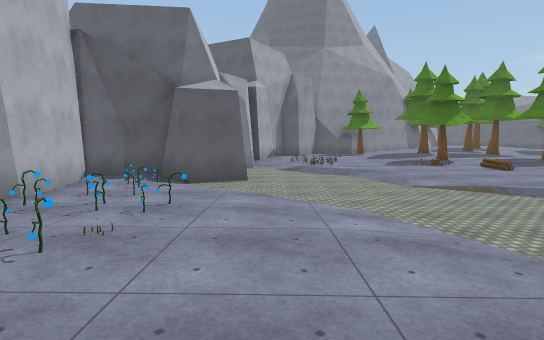
view 1 (above)

20 first-person views from a walk through a Unity game level. The camera is 1.5 m above the floor, tilts 6° down and sees 80° across. The floor is counted in squares, 2 m on a side. Each view is taken from the middle of a square. On the plan, view 1 faces up. The plan holds only what a view shows up to about 11 squares ahead; the rest is blank. The place goes on beyond the plan. Surface patterns are stand-ins for the level's own textures.

view 2
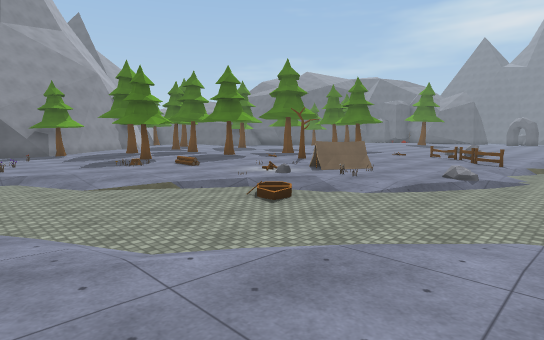

view 3
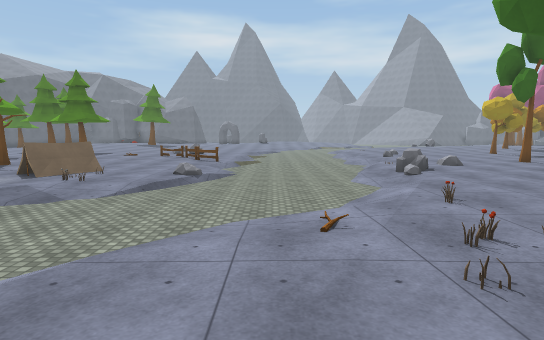

view 4
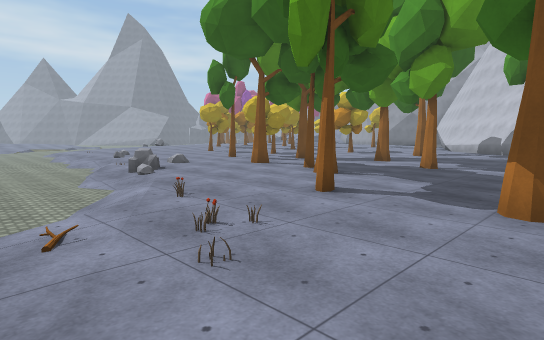

view 5
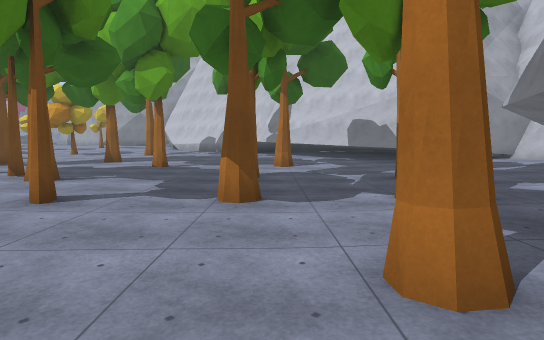

view 6
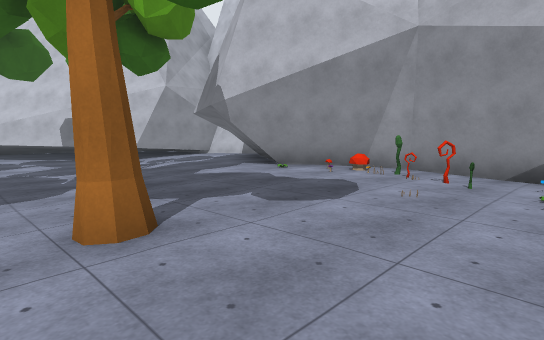

view 7
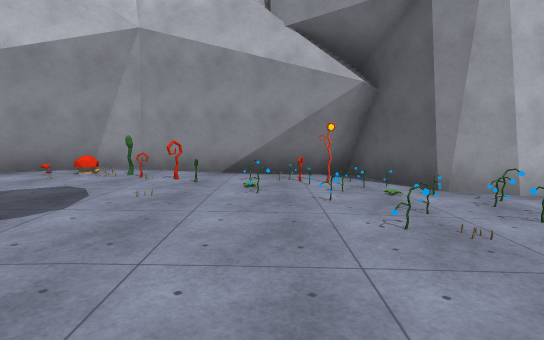

view 8
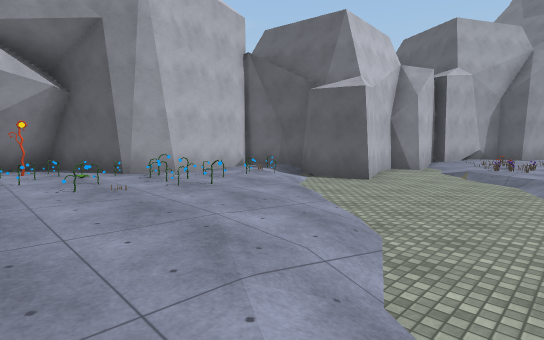

view 9
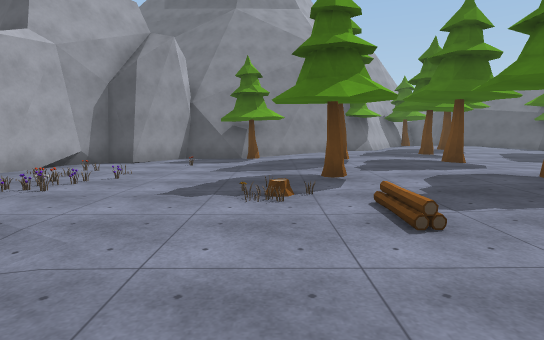

view 10
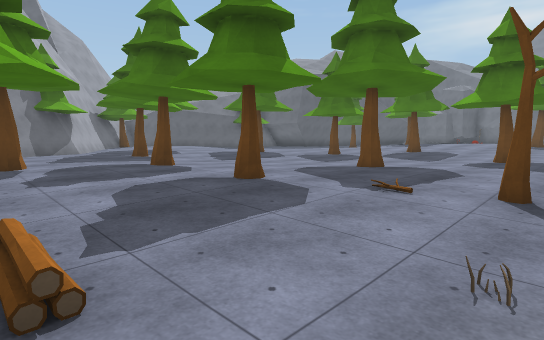

view 11
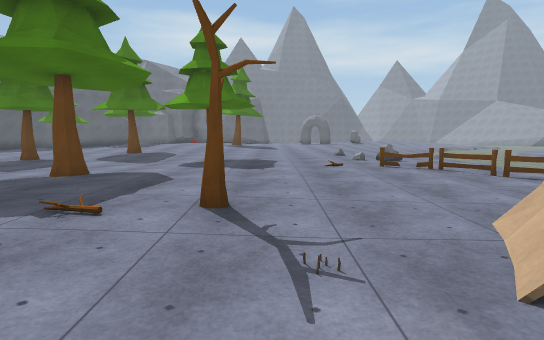

view 12
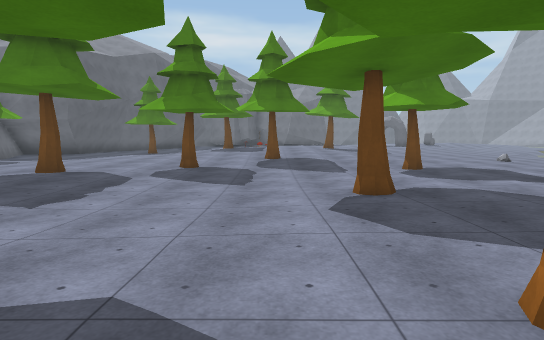

view 13
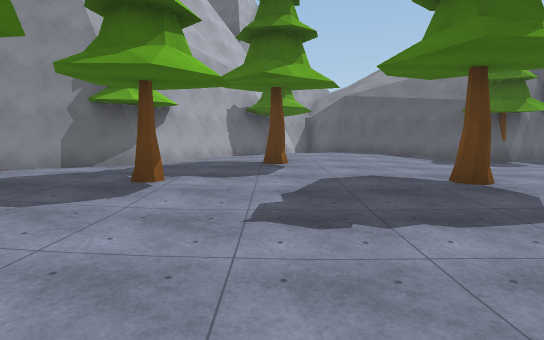

view 14
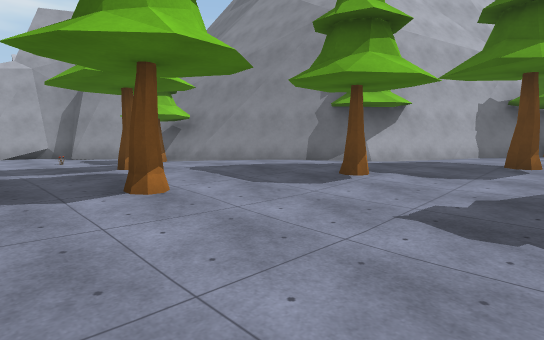

view 15
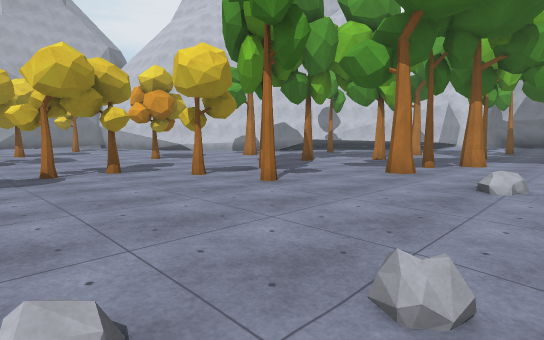

view 16
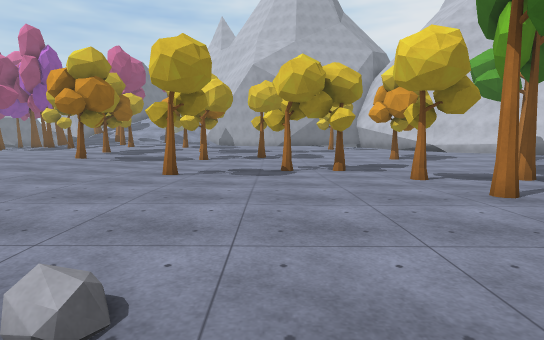

view 17
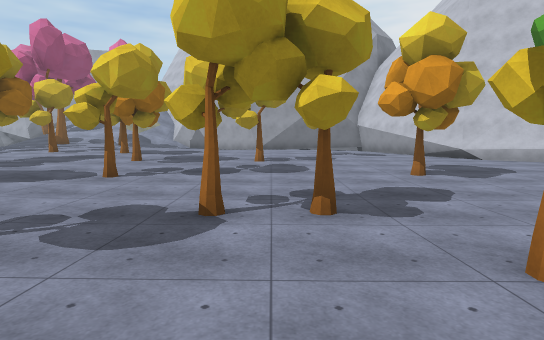

view 18
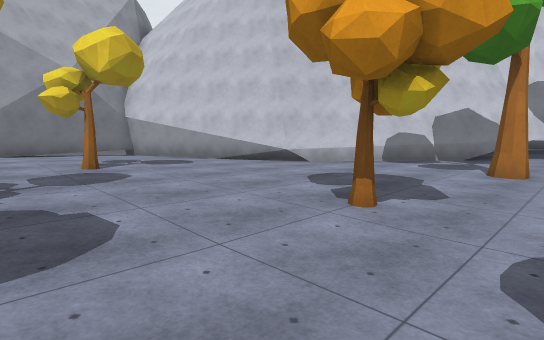

view 19
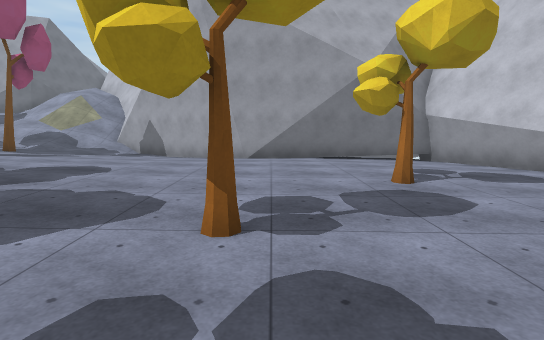

view 20
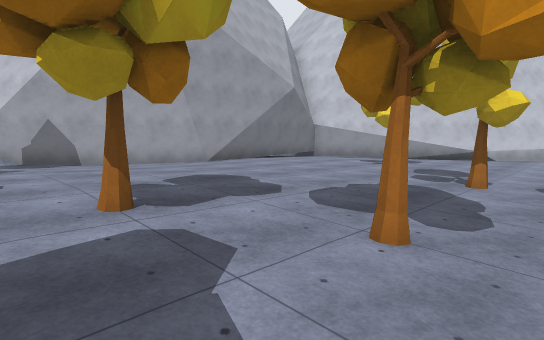

### Floor plan
Key: @ floor where view 1 was taken; # wall or solid block; . main floor; : floor 0.25 m higher than the main floor; - floor 0.25 m lower than the main floor; + floor 0.5 m higher than the main floor; * floor 0.75 m higher than the main floor; / step, stairs or slope; T tree; P plant; E tent; F fence; L flower; R rock; O other object.
Columns run from 7 left of view 1 to 19 right of it. Each row starts with its distance up from view 1.
 23                  ##T  /##
 22                  #/+++::##T
 21                 ##::++::...
 20                 T:::::::...
 19               ##:::T::::..
 18             ###:::::::::::.
 17         #####/:::T::::T::::
 16         #..T.:::::....:::::
 15        ##....::::........::
 14       ##O.O..:T:T:......T.:
 13       #.OO....::::........:
 12       #.OO....::::.......:T
 11      ##OOOO.OT.:T::.T....::
 10      #--OO..O...::::.....::
  9      ##-O/..O...:::::..T::
  8    ####----......T:::::::::
  7    #O/----/....OO..::::::::
  6    #OO/----/........:::::::
  5    #OO./-----..EE..........
  4   ##OOO./---//OOO....F.R..
  3  ##OOOO://----/.....F.....
  2  #POOPO:://----////F......
  1  #OOO:::::./-------//////
  0  #OOO::@::.//-------   --
 -1  #OPO:::::O./------------
 -2  #OO:::T:.O.O////-----
 -3  #OO:::...L.O:./R./-/
 -4  ##O::T.T..T..../../...
 -5   ##::..........:+:::::
 -6  ##::.......TT...:::::::
 -7  #:::T..T....T.T..:::::::
 -8   ::..............T.::::::
 -9 #:::..... .T...........:::
-10 ####....T ......T.T....T:::
-11    ##.... ...T.......T..:::
-12     ###.  ..  .....T.....::
-13       ## T.  ............:T
-14       ###....T.........T.::
-15         ##.......T...T..:::
-16          ##:::.:.....::::::
-17           ##::::::::T:::T::
-18            ###:::::::::::++
-19              #::::T::::++T+
-20              ##:::::::+++++
-21               #::::+++++++*
-22               ##:::+++++++*
-23                #:::::::++++
-24                #######:::++
-25                      ##:::/
-26                       ###//
-27                         ##

Where each view was taken, in squares from view 1:
view 1: 0 up, 0 right, facing up
view 2: 0 up, 1 right, facing up-right
view 3: 0 up, 1 right, facing right
view 4: 0 up, 1 right, facing down-right
view 5: 0 up, 1 right, facing down
view 6: 1 up, 1 right, facing down-left
view 7: 1 up, 1 right, facing left
view 8: 1 up, 3 right, facing up-left
view 9: 6 up, 5 right, facing up
view 10: 7 up, 6 right, facing up-right
view 11: 7 up, 7 right, facing right
view 12: 12 up, 8 right, facing right
view 13: 12 up, 12 right, facing up
view 14: 12 up, 13 right, facing up-left
view 15: 4 down, 15 right, facing down-left
view 16: 4 down, 14 right, facing down
view 17: 8 down, 13 right, facing down
view 18: 13 down, 13 right, facing down-left
view 19: 15 down, 13 right, facing down
view 20: 16 down, 19 right, facing down-left
